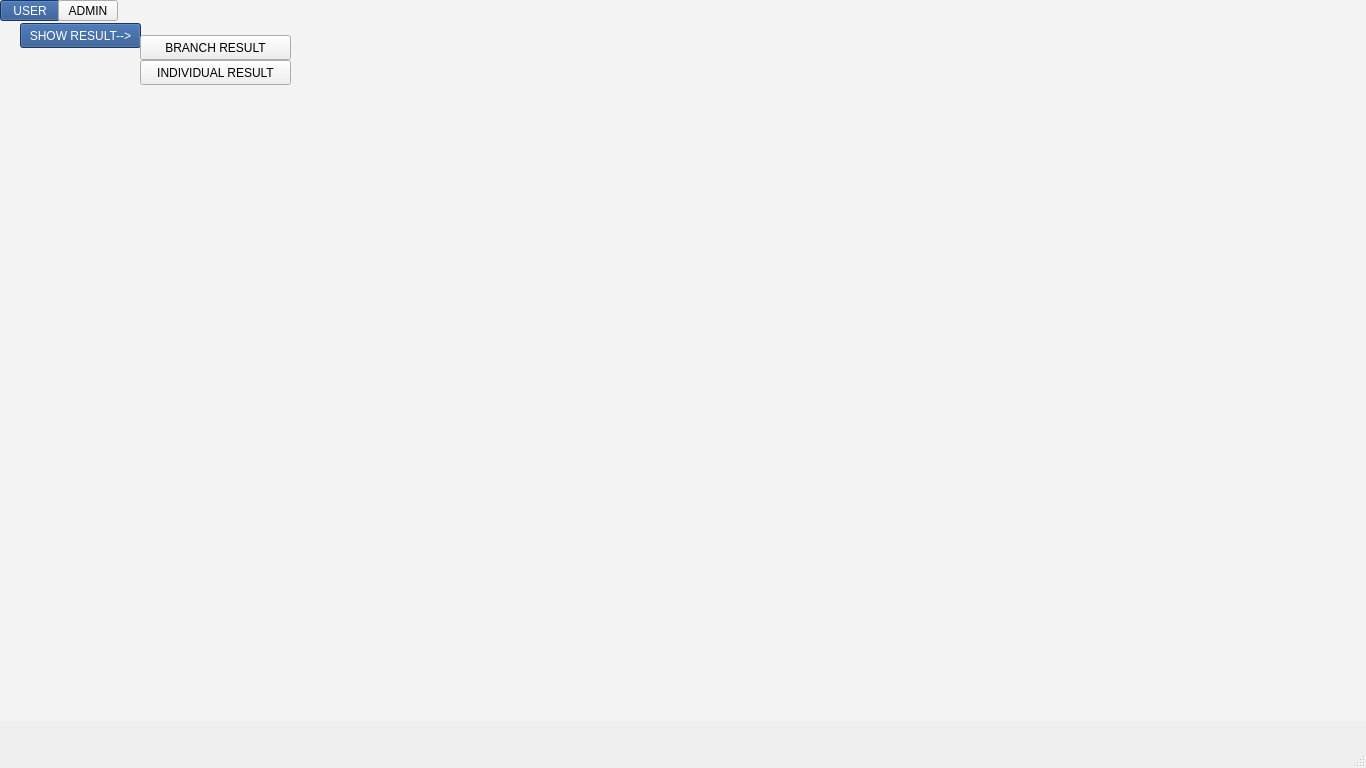
<?xml version="1.0" encoding="UTF-8"?>
<ui version="4.0">
 <class>mainpage2</class>
 <widget class="QMainWindow" name="mainpage2">
  <property name="geometry">
   <rect>
    <x>0</x>
    <y>0</y>
    <width>1366</width>
    <height>768</height>
   </rect>
  </property>
  <property name="windowTitle">
   <string>Main Menu</string>
  </property>
  <widget class="QWidget" name="centralwidget">
   <widget class="QLabel" name="label">
    <property name="geometry">
     <rect>
      <x>0</x>
      <y>0</y>
      <width>1366</width>
      <height>721</height>
     </rect>
    </property>
    <property name="styleSheet">
     <string notr="true">background-color: rgb(243, 243, 243);</string>
    </property>
    <property name="text">
     <string/>
    </property>
   </widget>
   <widget class="QPushButton" name="B1">
    <property name="geometry">
     <rect>
      <x>0</x>
      <y>0</y>
      <width>60</width>
      <height>21</height>
     </rect>
    </property>
    <property name="styleSheet">
     <string notr="true">background-color: rgb(32, 74, 135);
color: rgb(255, 255, 255);</string>
    </property>
    <property name="text">
     <string>USER</string>
    </property>
   </widget>
   <widget class="QPushButton" name="B2">
    <property name="geometry">
     <rect>
      <x>58</x>
      <y>0</y>
      <width>60</width>
      <height>21</height>
     </rect>
    </property>
    <property name="styleSheet">
     <string notr="true"/>
    </property>
    <property name="text">
     <string>ADMIN</string>
    </property>
   </widget>
   <widget class="QPushButton" name="B3">
    <property name="geometry">
     <rect>
      <x>20</x>
      <y>23</y>
      <width>121</width>
      <height>25</height>
     </rect>
    </property>
    <property name="styleSheet">
     <string notr="true">background-color: rgb(32, 74, 135);
color: rgb(255, 255, 255);</string>
    </property>
    <property name="text">
     <string>SHOW RESULT--&gt;</string>
    </property>
    <property name="flat">
     <bool>false</bool>
    </property>
   </widget>
   <widget class="QPushButton" name="B4">
    <property name="geometry">
     <rect>
      <x>140</x>
      <y>35</y>
      <width>151</width>
      <height>25</height>
     </rect>
    </property>
    <property name="text">
     <string>BRANCH RESULT</string>
    </property>
    <property name="iconSize">
     <size>
      <width>22</width>
      <height>16</height>
     </size>
    </property>
    <property name="autoDefault">
     <bool>false</bool>
    </property>
    <property name="default">
     <bool>false</bool>
    </property>
    <property name="flat">
     <bool>false</bool>
    </property>
   </widget>
   <widget class="QPushButton" name="B5">
    <property name="geometry">
     <rect>
      <x>140</x>
      <y>60</y>
      <width>151</width>
      <height>25</height>
     </rect>
    </property>
    <property name="text">
     <string>INDIVIDUAL RESULT</string>
    </property>
    <property name="iconSize">
     <size>
      <width>22</width>
      <height>16</height>
     </size>
    </property>
    <property name="autoDefault">
     <bool>false</bool>
    </property>
    <property name="default">
     <bool>false</bool>
    </property>
    <property name="flat">
     <bool>false</bool>
    </property>
   </widget>
  </widget>
  <widget class="QMenuBar" name="menubar">
   <property name="geometry">
    <rect>
     <x>0</x>
     <y>0</y>
     <width>1366</width>
     <height>22</height>
    </rect>
   </property>
  </widget>
  <widget class="QStatusBar" name="statusbar"/>
 </widget>
 <resources/>
 <connections/>
</ui>
